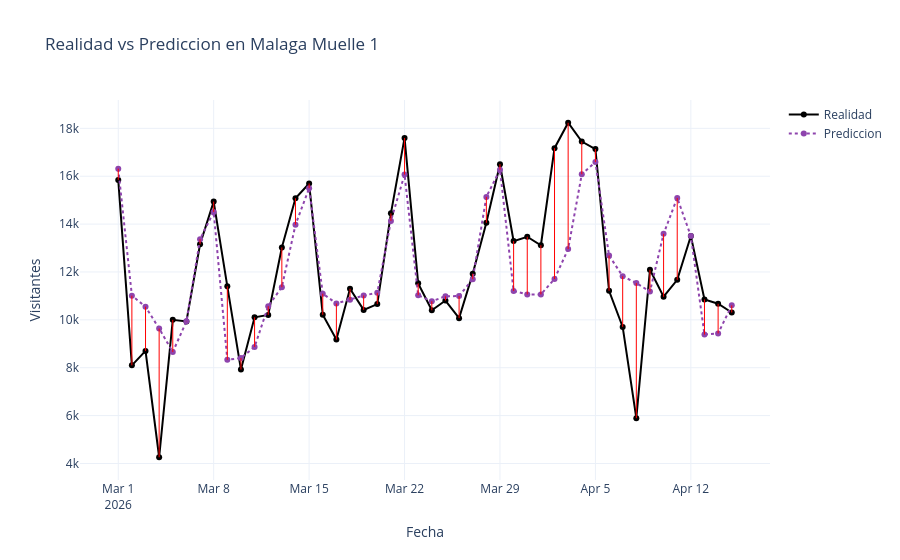

The cell this chart's notebook holds for it:
### Code cell
import plotly.graph_objects as go

fig = go.Figure()

fig.add_trace(go.Scatter(
    x=test['fecha'], 
    y=test['total_visits'],
    mode='lines+markers',
    name='Realidad',
    line=dict(color='black', width=2)
))

fig.add_trace(go.Scatter(
    x=test['fecha'], 
    y=test['prediccion'],
    mode='lines+markers',
    name='Prediccion',
    line=dict(color='#8e44ad', width=2, dash='dot')
))

for index, row in test.iterrows():
    fig.add_trace(go.Scatter(
        x=[row['fecha'], row['fecha']],
        y=[row['total_visits'], row['prediccion']],
        mode='lines',
        line=dict(color='red', width=1, dash='solid'),
        showlegend=False,
        hoverinfo='skip'
    ))

fig.update_layout(
    title=f'Realidad vs Prediccion en {nombre_objetivo}',
    xaxis_title='Fecha',
    yaxis_title='Visitantes',
    hovermode='x unified',
    template='plotly_white'
)

fig.show()

### Figure 1 — Plotly figure (JSON) as saved in the notebook; plotly's stock layout.template omitted (floating-point values rounded to 4 significant figures)
{"data": [{"line": {"color": "black", "width": 2}, "mode": "lines+markers", "name": "Realidad", "type": "scatter", "x": ["2026-03-01T00:00:00.000000000", "2026-03-02T00:00:00.000000000", "2026-03-03T00:00:00.000000000", "2026-03-04T00:00:00.000000000", "2026-03-05T00:00:00.000000000", "2026-03-06T00:00:00.000000000", "2026-03-07T00:00:00.000000000", "2026-03-08T00:00:00.000000000", "2026-03-09T00:00:00.000000000", "2026-03-10T00:00:00.000000000", "2026-03-11T00:00:00.000000000", "2026-03-12T00:00:00.000000000", "2026-03-13T00:00:00.000000000", "2026-03-14T00:00:00.000000000", "2026-03-15T00:00:00.000000000", "2026-03-16T00:00:00.000000000", "2026-03-17T00:00:00.000000000", "2026-03-18T00:00:00.000000000", "2026-03-19T00:00:00.000000000", "2026-03-20T00:00:00.000000000", "2026-03-21T00:00:00.000000000", "2026-03-22T00:00:00.000000000", "2026-03-23T00:00:00.000000000", "2026-03-24T00:00:00.000000000", "2026-03-25T00:00:00.000000000", "2026-03-26T00:00:00.000000000", "2026-03-27T00:00:00.000000000", "2026-03-28T00:00:00.000000000", "2026-03-29T00:00:00.000000000", "2026-03-30T00:00:00.000000000", "2026-03-31T00:00:00.000000000", "2026-04-01T00:00:00.000000000", "2026-04-02T00:00:00.000000000", "2026-04-03T00:00:00.000000000", "2026-04-04T00:00:00.000000000", "2026-04-05T00:00:00.000000000", "2026-04-06T00:00:00.000000000", "2026-04-07T00:00:00.000000000", "2026-04-08T00:00:00.000000000", "2026-04-09T00:00:00.000000000", "2026-04-10T00:00:00.000000000", "2026-04-11T00:00:00.000000000", "2026-04-12T00:00:00.000000000", "2026-04-13T00:00:00.000000000", "2026-04-14T00:00:00.000000000", "2026-04-15T00:00:00.000000000"], "y": [15847, 8099, 8703, 4260, 9999, 9933, 13157, 14940, 11400, 7923, 10105, 10207, 13025, 15079, 15697, 10211, 9175, 11298, 10416, 10657, 14449, 17600, 11525, 10401, 10807, 10072, 11927, 14054, 16502, 13289, 13472, 13117, 17172, 18234, 17447, 17136, 11214, 9706, 5892, 12092, 10965, 11671, 13501, 10851, 10672, 10306]}, {"line": {"color": "#8e44ad", "dash": "dot", "width": 2}, "mode": "lines+markers", "name": "Prediccion", "type": "scatter", "x": ["2026-03-01T00:00:00.000000000", "2026-03-02T00:00:00.000000000", "2026-03-03T00:00:00.000000000", "2026-03-04T00:00:00.000000000", "2026-03-05T00:00:00.000000000", "2026-03-06T00:00:00.000000000", "2026-03-07T00:00:00.000000000", "2026-03-08T00:00:00.000000000", "2026-03-09T00:00:00.000000000", "2026-03-10T00:00:00.000000000", "2026-03-11T00:00:00.000000000", "2026-03-12T00:00:00.000000000", "2026-03-13T00:00:00.000000000", "2026-03-14T00:00:00.000000000", "2026-03-15T00:00:00.000000000", "2026-03-16T00:00:00.000000000", "2026-03-17T00:00:00.000000000", "2026-03-18T00:00:00.000000000", "2026-03-19T00:00:00.000000000", "2026-03-20T00:00:00.000000000", "2026-03-21T00:00:00.000000000", "2026-03-22T00:00:00.000000000", "2026-03-23T00:00:00.000000000", "2026-03-24T00:00:00.000000000", "2026-03-25T00:00:00.000000000", "2026-03-26T00:00:00.000000000", "2026-03-27T00:00:00.000000000", "2026-03-28T00:00:00.000000000", "2026-03-29T00:00:00.000000000", "2026-03-30T00:00:00.000000000", "2026-03-31T00:00:00.000000000", "2026-04-01T00:00:00.000000000", "2026-04-02T00:00:00.000000000", "2026-04-03T00:00:00.000000000", "2026-04-04T00:00:00.000000000", "2026-04-05T00:00:00.000000000", "2026-04-06T00:00:00.000000000", "2026-04-07T00:00:00.000000000", "2026-04-08T00:00:00.000000000", "2026-04-09T00:00:00.000000000", "2026-04-10T00:00:00.000000000", "2026-04-11T00:00:00.000000000", "2026-04-12T00:00:00.000000000", "2026-04-13T00:00:00.000000000", "2026-04-14T00:00:00.000000000", "2026-04-15T00:00:00.000000000"], "y": [16317, 11011, 10549, 9638, 8655, 9941, 13372, 14509, 8330, 8407, 8869, 10571, 11367, 13972, 15500, 11094, 10683, 10836, 11017, 11130, 14134, 16068, 11026, 10778, 10984, 10996, 11701, 15137, 16274, 11208, 11063, 11063, 11707, 12958, 16082, 16593, 12687, 11823, 11536, 11182, 13592, 15095, 13505, 9384, 9432, 10605]}, {"hoverinfo": "skip", "line": {"color": "red", "dash": "solid", "width": 1}, "mode": "lines", "showlegend": false, "type": "scatter", "x": ["2026-03-01T00:00:00", "2026-03-01T00:00:00"], "y": [15847, 16317]}, {"hoverinfo": "skip", "line": {"color": "red", "dash": "solid", "width": 1}, "mode": "lines", "showlegend": false, "type": "scatter", "x": ["2026-03-02T00:00:00", "2026-03-02T00:00:00"], "y": [8099, 11011]}, {"hoverinfo": "skip", "line": {"color": "red", "dash": "solid", "width": 1}, "mode": "lines", "showlegend": false, "type": "scatter", "x": ["2026-03-03T00:00:00", "2026-03-03T00:00:00"], "y": [8703, 10549]}, {"hoverinfo": "skip", "line": {"color": "red", "dash": "solid", "width": 1}, "mode": "lines", "showlegend": false, "type": "scatter", "x": ["2026-03-04T00:00:00", "2026-03-04T00:00:00"], "y": [4260, 9638]}, {"hoverinfo": "skip", "line": {"color": "red", "dash": "solid", "width": 1}, "mode": "lines", "showlegend": false, "type": "scatter", "x": ["2026-03-05T00:00:00", "2026-03-05T00:00:00"], "y": [9999, 8655]}, {"hoverinfo": "skip", "line": {"color": "red", "dash": "solid", "width": 1}, "mode": "lines", "showlegend": false, "type": "scatter", "x": ["2026-03-06T00:00:00", "2026-03-06T00:00:00"], "y": [9933, 9941]}, {"hoverinfo": "skip", "line": {"color": "red", "dash": "solid", "width": 1}, "mode": "lines", "showlegend": false, "type": "scatter", "x": ["2026-03-07T00:00:00", "2026-03-07T00:00:00"], "y": [13157, 13372]}, {"hoverinfo": "skip", "line": {"color": "red", "dash": "solid", "width": 1}, "mode": "lines", "showlegend": false, "type": "scatter", "x": ["2026-03-08T00:00:00", "2026-03-08T00:00:00"], "y": [14940, 14509]}, {"hoverinfo": "skip", "line": {"color": "red", "dash": "solid", "width": 1}, "mode": "lines", "showlegend": false, "type": "scatter", "x": ["2026-03-09T00:00:00", "2026-03-09T00:00:00"], "y": [11400, 8330]}, {"hoverinfo": "skip", "line": {"color": "red", "dash": "solid", "width": 1}, "mode": "lines", "showlegend": false, "type": "scatter", "x": ["2026-03-10T00:00:00", "2026-03-10T00:00:00"], "y": [7923, 8407]}, {"hoverinfo": "skip", "line": {"color": "red", "dash": "solid", "width": 1}, "mode": "lines", "showlegend": false, "type": "scatter", "x": ["2026-03-11T00:00:00", "2026-03-11T00:00:00"], "y": [10105, 8869]}, {"hoverinfo": "skip", "line": {"color": "red", "dash": "solid", "width": 1}, "mode": "lines", "showlegend": false, "type": "scatter", "x": ["2026-03-12T00:00:00", "2026-03-12T00:00:00"], "y": [10207, 10571]}, {"hoverinfo": "skip", "line": {"color": "red", "dash": "solid", "width": 1}, "mode": "lines", "showlegend": false, "type": "scatter", "x": ["2026-03-13T00:00:00", "2026-03-13T00:00:00"], "y": [13025, 11367]}, {"hoverinfo": "skip", "line": {"color": "red", "dash": "solid", "width": 1}, "mode": "lines", "showlegend": false, "type": "scatter", "x": ["2026-03-14T00:00:00", "2026-03-14T00:00:00"], "y": [15079, 13972]}, {"hoverinfo": "skip", "line": {"color": "red", "dash": "solid", "width": 1}, "mode": "lines", "showlegend": false, "type": "scatter", "x": ["2026-03-15T00:00:00", "2026-03-15T00:00:00"], "y": [15697, 15500]}, {"hoverinfo": "skip", "line": {"color": "red", "dash": "solid", "width": 1}, "mode": "lines", "showlegend": false, "type": "scatter", "x": ["2026-03-16T00:00:00", "2026-03-16T00:00:00"], "y": [10211, 11094]}, {"hoverinfo": "skip", "line": {"color": "red", "dash": "solid", "width": 1}, "mode": "lines", "showlegend": false, "type": "scatter", "x": ["2026-03-17T00:00:00", "2026-03-17T00:00:00"], "y": [9175, 10683]}, {"hoverinfo": "skip", "line": {"color": "red", "dash": "solid", "width": 1}, "mode": "lines", "showlegend": false, "type": "scatter", "x": ["2026-03-18T00:00:00", "2026-03-18T00:00:00"], "y": [11298, 10836]}, {"hoverinfo": "skip", "line": {"color": "red", "dash": "solid", "width": 1}, "mode": "lines", "showlegend": false, "type": "scatter", "x": ["2026-03-19T00:00:00", "2026-03-19T00:00:00"], "y": [10416, 11017]}, {"hoverinfo": "skip", "line": {"color": "red", "dash": "solid", "width": 1}, "mode": "lines", "showlegend": false, "type": "scatter", "x": ["2026-03-20T00:00:00", "2026-03-20T00:00:00"], "y": [10657, 11130]}, {"hoverinfo": "skip", "line": {"color": "red", "dash": "solid", "width": 1}, "mode": "lines", "showlegend": false, "type": "scatter", "x": ["2026-03-21T00:00:00", "2026-03-21T00:00:00"], "y": [14449, 14134]}, {"hoverinfo": "skip", "line": {"color": "red", "dash": "solid", "width": 1}, "mode": "lines", "showlegend": false, "type": "scatter", "x": ["2026-03-22T00:00:00", "2026-03-22T00:00:00"], "y": [17600, 16068]}, {"hoverinfo": "skip", "line": {"color": "red", "dash": "solid", "width": 1}, "mode": "lines", "showlegend": false, "type": "scatter", "x": ["2026-03-23T00:00:00", "2026-03-23T00:00:00"], "y": [11525, 11026]}, {"hoverinfo": "skip", "line": {"color": "red", "dash": "solid", "width": 1}, "mode": "lines", "showlegend": false, "type": "scatter", "x": ["2026-03-24T00:00:00", "2026-03-24T00:00:00"], "y": [10401, 10778]}, {"hoverinfo": "skip", "line": {"color": "red", "dash": "solid", "width": 1}, "mode": "lines", "showlegend": false, "type": "scatter", "x": ["2026-03-25T00:00:00", "2026-03-25T00:00:00"], "y": [10807, 10984]}, {"hoverinfo": "skip", "line": {"color": "red", "dash": "solid", "width": 1}, "mode": "lines", "showlegend": false, "type": "scatter", "x": ["2026-03-26T00:00:00", "2026-03-26T00:00:00"], "y": [10072, 10996]}, {"hoverinfo": "skip", "line": {"color": "red", "dash": "solid", "width": 1}, "mode": "lines", "showlegend": false, "type": "scatter", "x": ["2026-03-27T00:00:00", "2026-03-27T00:00:00"], "y": [11927, 11701]}, {"hoverinfo": "skip", "line": {"color": "red", "dash": "solid", "width": 1}, "mode": "lines", "showlegend": false, "type": "scatter", "x": ["2026-03-28T00:00:00", "2026-03-28T00:00:00"], "y": [14054, 15137]}, {"hoverinfo": "skip", "line": {"color": "red", "dash": "solid", "width": 1}, "mode": "lines", "showlegend": false, "type": "scatter", "x": ["2026-03-29T00:00:00", "2026-03-29T00:00:00"], "y": [16502, 16274]}, {"hoverinfo": "skip", "line": {"color": "red", "dash": "solid", "width": 1}, "mode": "lines", "showlegend": false, "type": "scatter", "x": ["2026-03-30T00:00:00", "2026-03-30T00:00:00"], "y": [13289, 11208]}, {"hoverinfo": "skip", "line": {"color": "red", "dash": "solid", "width": 1}, "mode": "lines", "showlegend": false, "type": "scatter", "x": ["2026-03-31T00:00:00", "2026-03-31T00:00:00"], "y": [13472, 11063]}, {"hoverinfo": "skip", "line": {"color": "red", "dash": "solid", "width": 1}, "mode": "lines", "showlegend": false, "type": "scatter", "x": ["2026-04-01T00:00:00", "2026-04-01T00:00:00"], "y": [13117, 11063]}, {"hoverinfo": "skip", "line": {"color": "red", "dash": "solid", "width": 1}, "mode": "lines", "showlegend": false, "type": "scatter", "x": ["2026-04-02T00:00:00", "2026-04-02T00:00:00"], "y": [17172, 11707]}, {"hoverinfo": "skip", "line": {"color": "red", "dash": "solid", "width": 1}, "mode": "lines", "showlegend": false, "type": "scatter", "x": ["2026-04-03T00:00:00", "2026-04-03T00:00:00"], "y": [18234, 12958]}, {"hoverinfo": "skip", "line": {"color": "red", "dash": "solid", "width": 1}, "mode": "lines", "showlegend": false, "type": "scatter", "x": ["2026-04-04T00:00:00", "2026-04-04T00:00:00"], "y": [17447, 16082]}, {"hoverinfo": "skip", "line": {"color": "red", "dash": "solid", "width": 1}, "mode": "lines", "showlegend": false, "type": "scatter", "x": ["2026-04-05T00:00:00", "2026-04-05T00:00:00"], "y": [17136, 16593]}, {"hoverinfo": "skip", "line": {"color": "red", "dash": "solid", "width": 1}, "mode": "lines", "showlegend": false, "type": "scatter", "x": ["2026-04-06T00:00:00", "2026-04-06T00:00:00"], "y": [11214, 12687]}, {"hoverinfo": "skip", "line": {"color": "red", "dash": "solid", "width": 1}, "mode": "lines", "showlegend": false, "type": "scatter", "x": ["2026-04-07T00:00:00", "2026-04-07T00:00:00"], "y": [9706, 11823]}, {"hoverinfo": "skip", "line": {"color": "red", "dash": "solid", "width": 1}, "mode": "lines", "showlegend": false, "type": "scatter", "x": ["2026-04-08T00:00:00", "2026-04-08T00:00:00"], "y": [5892, 11536]}, {"hoverinfo": "skip", "line": {"color": "red", "dash": "solid", "width": 1}, "mode": "lines", "showlegend": false, "type": "scatter", "x": ["2026-04-09T00:00:00", "2026-04-09T00:00:00"], "y": [12092, 11182]}, {"hoverinfo": "skip", "line": {"color": "red", "dash": "solid", "width": 1}, "mode": "lines", "showlegend": false, "type": "scatter", "x": ["2026-04-10T00:00:00", "2026-04-10T00:00:00"], "y": [10965, 13592]}, {"hoverinfo": "skip", "line": {"color": "red", "dash": "solid", "width": 1}, "mode": "lines", "showlegend": false, "type": "scatter", "x": ["2026-04-11T00:00:00", "2026-04-11T00:00:00"], "y": [11671, 15095]}, {"hoverinfo": "skip", "line": {"color": "red", "dash": "solid", "width": 1}, "mode": "lines", "showlegend": false, "type": "scatter", "x": ["2026-04-12T00:00:00", "2026-04-12T00:00:00"], "y": [13501, 13505]}, {"hoverinfo": "skip", "line": {"color": "red", "dash": "solid", "width": 1}, "mode": "lines", "showlegend": false, "type": "scatter", "x": ["2026-04-13T00:00:00", "2026-04-13T00:00:00"], "y": [10851, 9384]}, {"hoverinfo": "skip", "line": {"color": "red", "dash": "solid", "width": 1}, "mode": "lines", "showlegend": false, "type": "scatter", "x": ["2026-04-14T00:00:00", "2026-04-14T00:00:00"], "y": [10672, 9432]}, {"hoverinfo": "skip", "line": {"color": "red", "dash": "solid", "width": 1}, "mode": "lines", "showlegend": false, "type": "scatter", "x": ["2026-04-15T00:00:00", "2026-04-15T00:00:00"], "y": [10306, 10605]}], "layout": {"hovermode": "x unified", "title": {"text": "Realidad vs Prediccion en Malaga Muelle 1"}, "xaxis": {"title": {"text": "Fecha"}}, "yaxis": {"title": {"text": "Visitantes"}}}}
